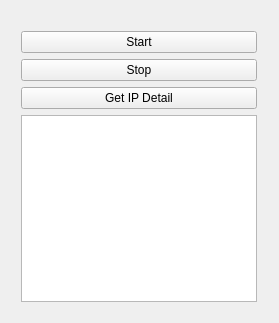
<?xml version="1.0" encoding="UTF-8"?>
<ui version="4.0">
 <class>MainWindow</class>
 <widget class="QMainWindow" name="MainWindow">
  <property name="geometry">
   <rect>
    <x>0</x>
    <y>0</y>
    <width>279</width>
    <height>323</height>
   </rect>
  </property>
  <property name="windowTitle">
   <string>MainWindow</string>
  </property>
  <widget class="QWidget" name="centralWidget">
   <widget class="QWidget" name="">
    <property name="geometry">
     <rect>
      <x>10</x>
      <y>20</y>
      <width>258</width>
      <height>293</height>
     </rect>
    </property>
    <layout class="QVBoxLayout" name="verticalLayout">
     <item>
      <widget class="QPushButton" name="btnStart">
       <property name="text">
        <string>Start</string>
       </property>
      </widget>
     </item>
     <item>
      <widget class="QPushButton" name="btnStop">
       <property name="text">
        <string>Stop</string>
       </property>
      </widget>
     </item>
     <item>
      <widget class="QPushButton" name="pushButton">
       <property name="text">
        <string>Get IP Detail</string>
       </property>
      </widget>
     </item>
     <item>
      <widget class="QPlainTextEdit" name="lblMessage">
       <property name="readOnly">
        <bool>true</bool>
       </property>
      </widget>
     </item>
    </layout>
   </widget>
  </widget>
 </widget>
 <layoutdefault spacing="6" margin="11"/>
 <resources/>
 <connections/>
</ui>
